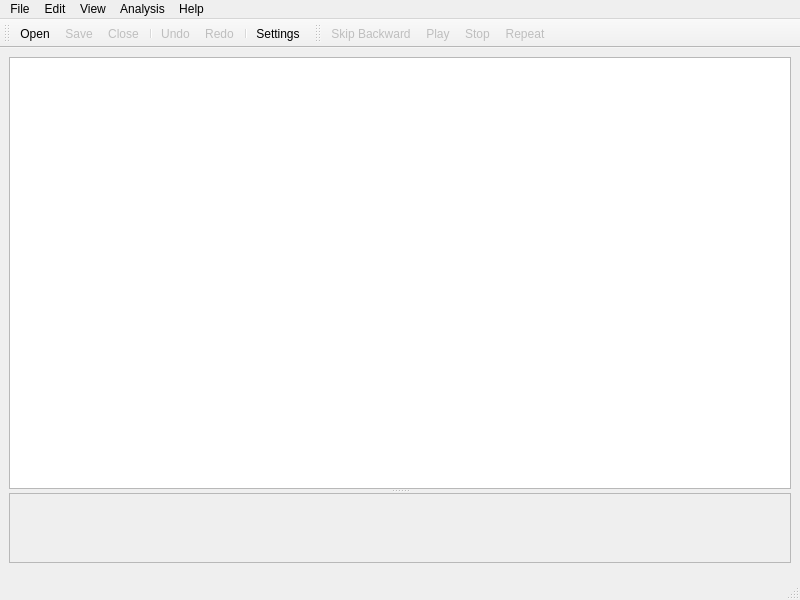
<?xml version="1.0" encoding="UTF-8"?>
<ui version="4.0">
 <class>MainWindow</class>
 <widget class="QMainWindow" name="MainWindow">
  <property name="geometry">
   <rect>
    <x>0</x>
    <y>0</y>
    <width>800</width>
    <height>600</height>
   </rect>
  </property>
  <property name="windowTitle">
   <string>MainWindow</string>
  </property>
  <widget class="QWidget" name="centralwidget">
   <layout class="QVBoxLayout" name="verticalLayout">
    <item>
     <widget class="QSplitter" name="splitter">
      <property name="orientation">
       <enum>Qt::Vertical</enum>
      </property>
      <widget class="QTableView" name="EventsTableView"/>
      <widget class="QScrollArea" name="scrollArea_2">
       <property name="widgetResizable">
        <bool>true</bool>
       </property>
       <widget class="QWidget" name="scrollAreaWidgetContents_5">
        <property name="geometry">
         <rect>
          <x>0</x>
          <y>0</y>
          <width>780</width>
          <height>76</height>
         </rect>
        </property>
        <layout class="QVBoxLayout" name="verticalLayout_3">
         <item>
          <widget class="QWidget" name="SignalViewerWidget" native="true"/>
         </item>
        </layout>
       </widget>
      </widget>
     </widget>
    </item>
    <item>
     <widget class="QWidget" name="MiniMapWidget" native="true"/>
    </item>
   </layout>
  </widget>
  <widget class="QMenuBar" name="menubar">
   <property name="geometry">
    <rect>
     <x>0</x>
     <y>0</y>
     <width>800</width>
     <height>25</height>
    </rect>
   </property>
   <widget class="QMenu" name="menuFile">
    <property name="title">
     <string>File</string>
    </property>
    <widget class="QMenu" name="menuOpen_Recent">
     <property name="title">
      <string>Open &amp;Recent</string>
     </property>
     <property name="icon">
      <iconset theme="document-open-recent">
       <normaloff>../../../.designer/backup</normaloff>../../../.designer/backup</iconset>
     </property>
    </widget>
    <addaction name="actionOpen"/>
    <addaction name="menuOpen_Recent"/>
    <addaction name="actionClose"/>
    <addaction name="separator"/>
    <addaction name="actionSave"/>
    <addaction name="actionSave_As"/>
    <addaction name="separator"/>
    <addaction name="actionGenerate_HTML"/>
    <addaction name="separator"/>
    <addaction name="actionQuit"/>
    <addaction name="separator"/>
   </widget>
   <widget class="QMenu" name="menuEdit">
    <property name="title">
     <string>Edit</string>
    </property>
    <widget class="QMenu" name="menu_Events">
     <property name="title">
      <string>&amp;Events</string>
     </property>
     <addaction name="actionCreate_New_Event"/>
     <addaction name="actionEdit_Event"/>
     <addaction name="actionSelect_All_Events"/>
     <addaction name="actionDelete_Selected"/>
     <addaction name="actionClear_Event_List"/>
    </widget>
    <addaction name="actionUndo"/>
    <addaction name="actionRedo"/>
    <addaction name="separator"/>
    <addaction name="actionSelect_All"/>
    <addaction name="separator"/>
    <addaction name="menu_Events"/>
    <addaction name="separator"/>
    <addaction name="actionSettings"/>
   </widget>
   <widget class="QMenu" name="menuView">
    <property name="title">
     <string>View</string>
    </property>
    <widget class="QMenu" name="menuToolbars">
     <property name="title">
      <string>&amp;Toolbars</string>
     </property>
     <addaction name="actionMain_Toolbar"/>
     <addaction name="actionAnalysis_Toolbar"/>
     <addaction name="actionNavigation_Toolbar"/>
     <addaction name="actionMedia_Toolbar"/>
    </widget>
    <widget class="QMenu" name="menuSignal_Inspector">
     <property name="title">
      <string>&amp;Signal</string>
     </property>
     <addaction name="actionSignal_Amplitude"/>
     <addaction name="actionCharacteristic_Function"/>
     <addaction name="actionEspectrogram"/>
    </widget>
    <addaction name="actionEvent_List"/>
    <addaction name="actionSignal_MiniMap"/>
    <addaction name="separator"/>
    <addaction name="menuSignal_Inspector"/>
    <addaction name="separator"/>
    <addaction name="menuToolbars"/>
   </widget>
   <widget class="QMenu" name="menuHelp">
    <property name="title">
     <string>Help</string>
    </property>
    <addaction name="actionAbout"/>
   </widget>
   <widget class="QMenu" name="menuAnalysis">
    <property name="title">
     <string>Analysis</string>
    </property>
    <addaction name="actionSTA_LTA"/>
    <addaction name="actionAMPA"/>
    <addaction name="actionTakanami"/>
   </widget>
   <addaction name="menuFile"/>
   <addaction name="menuEdit"/>
   <addaction name="menuView"/>
   <addaction name="menuAnalysis"/>
   <addaction name="menuHelp"/>
  </widget>
  <widget class="QStatusBar" name="statusbar"/>
  <widget class="QToolBar" name="toolBarMain">
   <property name="windowTitle">
    <string>toolBar</string>
   </property>
   <attribute name="toolBarArea">
    <enum>TopToolBarArea</enum>
   </attribute>
   <attribute name="toolBarBreak">
    <bool>false</bool>
   </attribute>
   <addaction name="actionOpen"/>
   <addaction name="actionSave"/>
   <addaction name="actionClose"/>
   <addaction name="separator"/>
   <addaction name="actionUndo"/>
   <addaction name="actionRedo"/>
   <addaction name="separator"/>
   <addaction name="actionSettings"/>
  </widget>
  <widget class="QToolBar" name="toolBarMedia">
   <property name="windowTitle">
    <string>toolBar</string>
   </property>
   <property name="movable">
    <bool>true</bool>
   </property>
   <property name="floatable">
    <bool>true</bool>
   </property>
   <attribute name="toolBarArea">
    <enum>TopToolBarArea</enum>
   </attribute>
   <attribute name="toolBarBreak">
    <bool>false</bool>
   </attribute>
   <addaction name="actionSkip_Backward"/>
   <addaction name="actionPlay"/>
   <addaction name="actionStop"/>
   <addaction name="actionRepeat"/>
  </widget>
  <action name="actionOpen">
   <property name="icon">
    <iconset theme="document-open">
     <normaloff>../../../.designer/backup</normaloff>../../../.designer/backup</iconset>
   </property>
   <property name="text">
    <string>&amp;Open...</string>
   </property>
   <property name="shortcut">
    <string>Ctrl+O</string>
   </property>
  </action>
  <action name="actionSettings">
   <property name="icon">
    <iconset theme="preferences-system">
     <normaloff>../../../.designer/backup</normaloff>../../../.designer/backup</iconset>
   </property>
   <property name="text">
    <string>&amp;Settings...</string>
   </property>
  </action>
  <action name="actionAbout">
   <property name="icon">
    <iconset theme="help-about">
     <normaloff>../../../.designer/backup</normaloff>../../../.designer/backup</iconset>
   </property>
   <property name="text">
    <string>&amp;About...</string>
   </property>
  </action>
  <action name="actionEvent_List">
   <property name="checkable">
    <bool>true</bool>
   </property>
   <property name="checked">
    <bool>true</bool>
   </property>
   <property name="text">
    <string>&amp;Event List</string>
   </property>
  </action>
  <action name="actionSTA_LTA">
   <property name="enabled">
    <bool>false</bool>
   </property>
   <property name="text">
    <string>&amp;STA-LTA...</string>
   </property>
   <property name="shortcut">
    <string>Ctrl+L</string>
   </property>
  </action>
  <action name="actionAMPA">
   <property name="enabled">
    <bool>false</bool>
   </property>
   <property name="text">
    <string>&amp;AMPA...</string>
   </property>
   <property name="shortcut">
    <string>Ctrl+A</string>
   </property>
  </action>
  <action name="actionUndo">
   <property name="enabled">
    <bool>false</bool>
   </property>
   <property name="icon">
    <iconset theme="edit-undo">
     <normaloff>../../../.designer/backup</normaloff>../../../.designer/backup</iconset>
   </property>
   <property name="text">
    <string>&amp;Undo</string>
   </property>
   <property name="shortcut">
    <string>Ctrl+Z</string>
   </property>
  </action>
  <action name="actionRedo">
   <property name="enabled">
    <bool>false</bool>
   </property>
   <property name="icon">
    <iconset theme="edit-redo">
     <normaloff>../../../.designer/backup</normaloff>../../../.designer/backup</iconset>
   </property>
   <property name="text">
    <string>&amp;Redo</string>
   </property>
   <property name="shortcut">
    <string>Ctrl+Shift+Z</string>
   </property>
  </action>
  <action name="actionSave">
   <property name="enabled">
    <bool>false</bool>
   </property>
   <property name="icon">
    <iconset theme="document-save">
     <normaloff>../../../.designer/backup</normaloff>../../../.designer/backup</iconset>
   </property>
   <property name="text">
    <string>&amp;Save...</string>
   </property>
   <property name="shortcut">
    <string>Ctrl+S</string>
   </property>
  </action>
  <action name="actionSave_As">
   <property name="enabled">
    <bool>false</bool>
   </property>
   <property name="icon">
    <iconset theme="document-save-as">
     <normaloff>../../../.designer/backup</normaloff>../../../.designer/backup</iconset>
   </property>
   <property name="text">
    <string>Save &amp;As...</string>
   </property>
   <property name="shortcut">
    <string>Ctrl+Shift+S</string>
   </property>
  </action>
  <action name="actionQuit">
   <property name="icon">
    <iconset theme="application-exit">
     <normaloff>../../../.designer/backup</normaloff>../../../.designer/backup</iconset>
   </property>
   <property name="text">
    <string>&amp;Quit</string>
   </property>
   <property name="shortcut">
    <string>Ctrl+Q</string>
   </property>
  </action>
  <action name="actionGenerate_HTML">
   <property name="enabled">
    <bool>false</bool>
   </property>
   <property name="icon">
    <iconset theme="text-html">
     <normaloff>../../../.designer/backup</normaloff>../../../.designer/backup</iconset>
   </property>
   <property name="text">
    <string>Generate &amp;HTML...</string>
   </property>
   <property name="shortcut">
    <string>Ctrl+H</string>
   </property>
  </action>
  <action name="actionMedia_Toolbar">
   <property name="checkable">
    <bool>true</bool>
   </property>
   <property name="checked">
    <bool>true</bool>
   </property>
   <property name="text">
    <string>M&amp;edia Toolbar</string>
   </property>
  </action>
  <action name="actionNavigation_Toolbar">
   <property name="checkable">
    <bool>true</bool>
   </property>
   <property name="checked">
    <bool>true</bool>
   </property>
   <property name="text">
    <string>&amp;Navigation Toolbar</string>
   </property>
  </action>
  <action name="actionClose">
   <property name="enabled">
    <bool>false</bool>
   </property>
   <property name="icon">
    <iconset theme="window-close">
     <normaloff>../../../.designer/backup</normaloff>../../../.designer/backup</iconset>
   </property>
   <property name="text">
    <string>&amp;Close</string>
   </property>
   <property name="shortcut">
    <string>Ctrl+W</string>
   </property>
  </action>
  <action name="actionTakanami">
   <property name="enabled">
    <bool>false</bool>
   </property>
   <property name="text">
    <string>&amp;Takanami...</string>
   </property>
   <property name="shortcut">
    <string>Ctrl+T</string>
   </property>
  </action>
  <action name="actionSignal_Amplitude">
   <property name="checkable">
    <bool>true</bool>
   </property>
   <property name="checked">
    <bool>true</bool>
   </property>
   <property name="text">
    <string>Signal &amp;Amplitude</string>
   </property>
  </action>
  <action name="actionCharacteristic_Function">
   <property name="checkable">
    <bool>true</bool>
   </property>
   <property name="checked">
    <bool>true</bool>
   </property>
   <property name="text">
    <string>&amp;Characteristic Function</string>
   </property>
  </action>
  <action name="actionEspectrogram">
   <property name="checkable">
    <bool>true</bool>
   </property>
   <property name="checked">
    <bool>true</bool>
   </property>
   <property name="text">
    <string>&amp;Espectrogram</string>
   </property>
  </action>
  <action name="actionMain_Toolbar">
   <property name="checkable">
    <bool>true</bool>
   </property>
   <property name="checked">
    <bool>true</bool>
   </property>
   <property name="text">
    <string>&amp;Main Toolbar</string>
   </property>
  </action>
  <action name="actionAnalysis_Toolbar">
   <property name="checkable">
    <bool>true</bool>
   </property>
   <property name="checked">
    <bool>true</bool>
   </property>
   <property name="text">
    <string>&amp;Analysis Toolbar</string>
   </property>
  </action>
  <action name="actionSignal_MiniMap">
   <property name="checkable">
    <bool>true</bool>
   </property>
   <property name="checked">
    <bool>true</bool>
   </property>
   <property name="text">
    <string>Signal &amp;Minimap</string>
   </property>
  </action>
  <action name="actionSelect_All">
   <property name="enabled">
    <bool>false</bool>
   </property>
   <property name="text">
    <string>Select &amp;All</string>
   </property>
   <property name="shortcut">
    <string>Ctrl+E</string>
   </property>
  </action>
  <action name="actionCreate_New_Event">
   <property name="text">
    <string>Create &amp;New Event</string>
   </property>
  </action>
  <action name="actionEdit_Event">
   <property name="text">
    <string>&amp;Edit Event...</string>
   </property>
  </action>
  <action name="actionSelect_All_Events">
   <property name="text">
    <string>Select &amp;All Events</string>
   </property>
  </action>
  <action name="actionDelete_Selected">
   <property name="text">
    <string>&amp;Delete Selected Event(s)</string>
   </property>
  </action>
  <action name="actionClear_Event_List">
   <property name="text">
    <string>&amp;Clear Event List</string>
   </property>
  </action>
  <action name="actionPlay">
   <property name="enabled">
    <bool>false</bool>
   </property>
   <property name="icon">
    <iconset theme="media-playback-start">
     <normaloff>../../../.designer/backup</normaloff>../../../.designer/backup</iconset>
   </property>
   <property name="text">
    <string>Play</string>
   </property>
   <property name="toolTip">
    <string>Play</string>
   </property>
  </action>
  <action name="actionStop">
   <property name="enabled">
    <bool>false</bool>
   </property>
   <property name="icon">
    <iconset theme="media-playback-stop">
     <normaloff>../../../.designer/backup</normaloff>../../../.designer/backup</iconset>
   </property>
   <property name="text">
    <string>Stop</string>
   </property>
   <property name="toolTip">
    <string>Stop</string>
   </property>
  </action>
  <action name="actionRepeat">
   <property name="checkable">
    <bool>true</bool>
   </property>
   <property name="enabled">
    <bool>false</bool>
   </property>
   <property name="icon">
    <iconset theme="media-playlist-repeat">
     <normaloff>../../../.designer/backup</normaloff>../../../.designer/backup</iconset>
   </property>
   <property name="text">
    <string>Repeat</string>
   </property>
   <property name="toolTip">
    <string>Repeat</string>
   </property>
  </action>
  <action name="actionSkip_Backward">
   <property name="enabled">
    <bool>false</bool>
   </property>
   <property name="icon">
    <iconset theme="media-skip-backward">
     <normaloff>../../../.designer/backup</normaloff>../../../.designer/backup</iconset>
   </property>
   <property name="text">
    <string>Skip Backward</string>
   </property>
  </action>
 </widget>
 <resources/>
 <connections/>
</ui>
